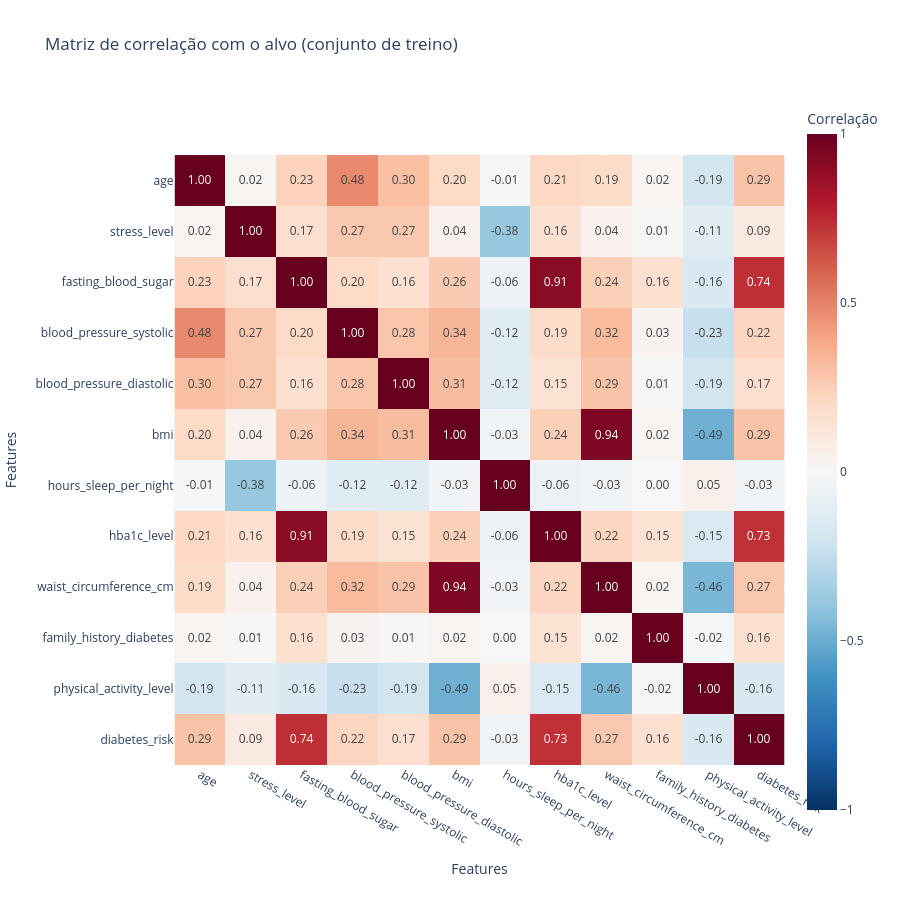

The notebook cell this image was saved under:
### Markdown cell above
# Verificar a relação entre as features e a variável alvo (diabetes_risk)

### Code cell
import plotly.express as px

# Juntar as features numéricas do treino com o alvo, em número (Low=1, Moderate=2, High=3)
dados_corr = X_train_p[features_numeric_training].copy()
dados_corr["diabetes_risk"] = y_train.map({"Low": 1, "Moderate": 2, "High": 3})

# Matriz de correlação completa (a última linha e coluna são o alvo)
corr_com_alvo = dados_corr.corr().round(2)

fig_alvo = px.imshow(
    corr_com_alvo,
    text_auto=".2f",                          # valor com 2 casas dentro de cada quadrado
    labels=dict(x="Features", y="Features", color="Correlação"),
    color_continuous_scale="RdBu_r",          # vermelho = positiva, azul = negativa
    zmin=-1, zmax=1,                          # escala fixa de -1 a 1
    width=900, height=900,
    title="Matriz de correlação com o alvo (conjunto de treino)"
)
fig_alvo.show()

### Figure 1 — Plotly figure (JSON) as saved in the notebook; plotly's stock layout.template omitted (floating-point values rounded to 4 significant figures; data arrays with more than 128 entries replaced by an {"elided": "..."} marker saying what was removed)
{"data": [{"coloraxis": "coloraxis", "hovertemplate": "Features: %{x}<br>Features: %{y}<br>Correlação: %{z}<extra></extra>", "name": "0", "texttemplate": "%{z:.2f}", "type": "heatmap", "x": ["age", "stress_level", "fasting_blood_sugar", "blood_pressure_systolic", "blood_pressure_diastolic", "bmi", "hours_sleep_per_night", "hba1c_level", "waist_circumference_cm", "family_history_diabetes", "physical_activity_level", "diabetes_risk"], "xaxis": "x", "y": ["age", "stress_level", "fasting_blood_sugar", "blood_pressure_systolic", "blood_pressure_diastolic", "bmi", "hours_sleep_per_night", "hba1c_level", "waist_circumference_cm", "family_history_diabetes", "physical_activity_level", "diabetes_risk"], "yaxis": "y", "z": {"elided": "12x12 float values"}}], "layout": {"coloraxis": {"cmax": 1, "cmin": -1, "colorbar": {"title": {"text": "Correlação"}}, "colorscale": [[0, "rgb(5,48,97)"], [0.1, "rgb(33,102,172)"], [0.2, "rgb(67,147,195)"], [0.3, "rgb(146,197,222)"], [0.4, "rgb(209,229,240)"], [0.5, "rgb(247,247,247)"], [0.6, "rgb(253,219,199)"], [0.7, "rgb(244,165,130)"], [0.8, "rgb(214,96,77)"], [0.9, "rgb(178,24,43)"], [1, "rgb(103,0,31)"]]}, "height": 900, "title": {"text": "Matriz de correlação com o alvo (conjunto de treino)"}, "width": 900, "xaxis": {"anchor": "y", "constrain": "domain", "domain": [0, 1], "scaleanchor": "y", "title": {"text": "Features"}}, "yaxis": {"anchor": "x", "autorange": "reversed", "constrain": "domain", "domain": [0, 1], "title": {"text": "Features"}}}}
